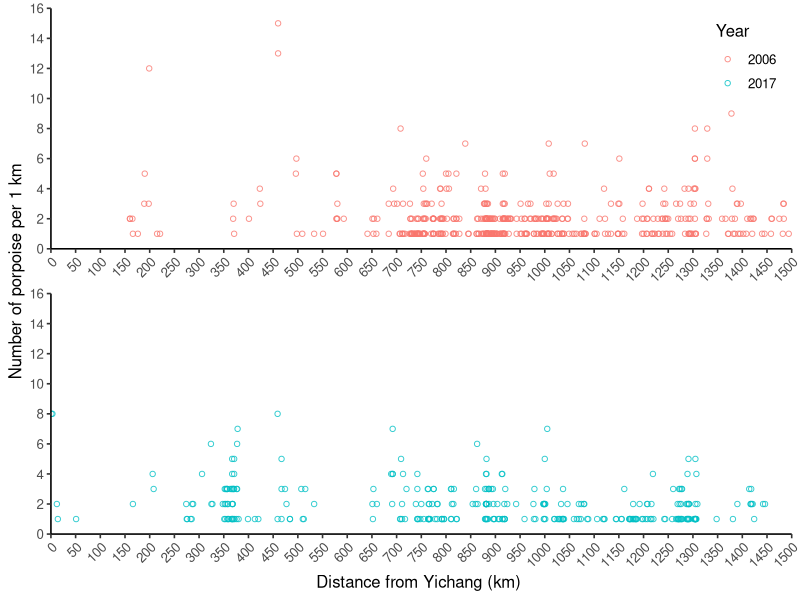
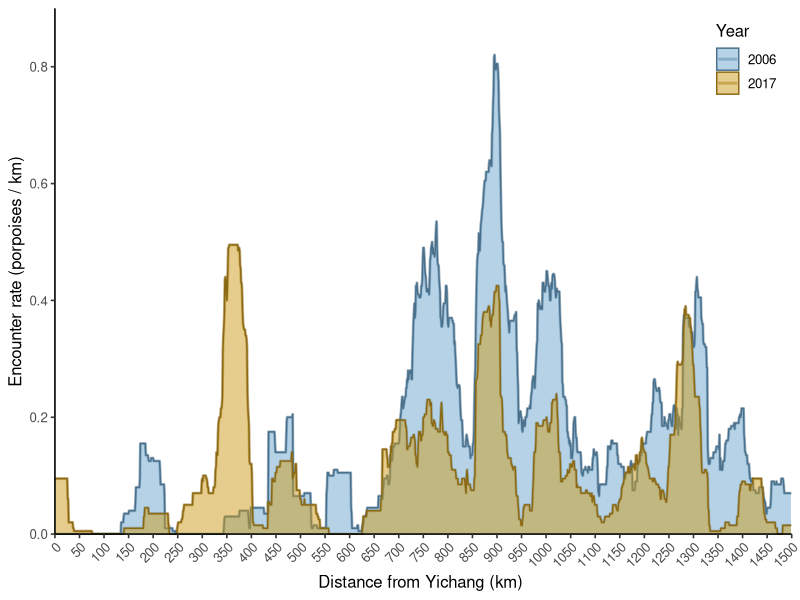

R code for these plots, in order:
## ---- chunk 1
library(tidyverse)
library(zoo)
## ---- chunk 2
yfp <- read.csv("../../data/raw/derived_csv/animal/yfp_sightings_06_17.csv")
yfp <- yfp %>% mutate(., f_year=as.factor(year))
head(yfp, 5)
## ---- chunk 3
yfp_locations <- ggplot(yfp, aes(x=DistMark, y=size, colour = f_year)) +
    geom_point(shape=21, size=1.5, stroke=0.5, alpha=0.8) +
    scale_x_continuous(expand = c(0, 0), limits = c(0, 1500), breaks=seq(0, 1500, 50)) +
    scale_y_continuous(expand = c(0, 0), limits = c(0, 16), breaks=seq(0, 16, 2)) +
    facet_wrap(~f_year, nrow = 2, scales = "free_x") + 
    guides(fill=guide_legend(title="Year"), color=guide_legend(title="Year")) +
    labs (x = "Distance from Yichang (km) ",
          y = "Number of porpoise per 1 km") +
    theme_classic(base_size = 12) +
    theme(axis.text.x = element_text(angle = 45, hjust = 1),
          legend.position = c(.99, .99),
          legend.justification = c("right", "top"),
          legend.box.just = "right",
          strip.text = element_blank(),
          strip.background = element_blank())
yfp_locations
## ---- chunk 4
# ggsave("../../results/figures/fig_S_1_porpoise_sighting_records.png", 
#        yfp_locations, width = 8, height = 6)
## ---- chunk 5
list_data <- list()
year_list <- c(2006, 2017)

for (i in 1:2){
    data <- yfp %>% 
        dplyr::filter(year==year_list[i]) %>%
        dplyr::group_by(DistMark) %>%
        dplyr::summarise(sum_size = sum(size)/4) %>% # the sighting records were 
            # summarized from two survey boats and return trips, thus the number 
            # need to be divided by four
        dplyr::ungroup() %>%
        dplyr::mutate(year=year_list[i])
    list_data[[i]] <- data
}

yfp_sum_1km <- bind_rows(list_data[[1]], list_data[[2]]) %>% rename(size = sum_size)

head(yfp_sum_1km, 5)
## ---- chunk 6
df_mov_aver <- data.frame(
    DistMark = rep(c(0: 1585), 2),
    year = rep(c(2006, 2017), each= 1586),
    f_year = rep(c("2006", "2017"), each = 1586)) %>%
    dplyr::mutate(f_year = as.factor(f_year))
## ---- chunk 7
df_mov_aver <- df_mov_aver %>% 
    left_join(., yfp_sum_1km, by = c("DistMark", "year")) %>%
    mutate_at(vars(size), ~replace(., is.na(.), 0)) 
      # the 1-km-long segments with no porpoise sightings will yield NAs
      # replace NAs after the join
## ---- chunk 8
list_mov_aver <- list()

for (i in 1:2){
   data_mov_aver <- df_mov_aver %>%
     filter(year==year_list[i]) %>%
     mutate(mov_aver = rollapply(size, 50, mean, align=c("center"), fill=NA)) %>%
     filter(DistMark < 1500) %>% # we focus on the 1500 km long river section within [0, 1500)
     mutate(reserve = case_when(DistMark %in% c(209:296, 401: 532, 872:1044, 1088:1147, 1261:1308, 1381:1409) ~ "Y",
                                TRUE ~ "N")) %>%
        # the segments that are identified as reserves
     mutate(reserve_name = case_when(DistMark %in% c(209:296) ~ "shishou",
                                      DistMark %in% c(401: 532) ~ "honghu",
                                      DistMark %in% c(872:1044) ~ "anqing",
                                      DistMark %in% c(1088:1147) ~ "tongling",
                                      DistMark %in% c(1261:1308) ~ "nanjing",
                                      DistMark %in% c(1381:1409) ~ "zhenjiang",
                                      TRUE ~ "non-PAs")) %>%
        # reserve names
     mutate(reserve_without_nj = case_when(DistMark %in% c(209:296, 401: 532, 872:1044, 1088:1147, 1381:1409) ~ "Y",
                                    TRUE ~ "N")) 
        # the segments that are identified as reserves before 2006, Nanjing (1261:1308) was excluded
        # as it was established in 2014
     list_mov_aver[[i]] <- data_mov_aver
}
## ---- chunk 9
# We calculate these values manually, and hard code it into above data frame

# In the year 2006, there was no porpoise sighted within [0, 160], therefore, NAs 
    # in the interval [0, 23] can be easily replaced by 0s.
list_mov_aver[[1]] <- list_mov_aver[[1]] %>%
      mutate_at(vars(mov_aver), ~replace(., is.na(.), 0))

# In 2017, for the interval [0, 49], the following segments hold porpoises:
    # DistMark = 1, i.e., interval [1, 2), porpoise size = 2, 
    # DistMark = 3, i.e., interval [3, 4), porpoise size = 2, 
    # DistMark = 12, i.e., interval [12, 13), porpoise size = 0.5, 
    # DistMark = 14, i.e., interval [14, 15), porpoise size = 0.25.
# Thus, the simple average of the interval [0, 23] all equal to (2 + 2 + 0.5 + 0.25)/50 = 0.095
list_mov_aver[[2]] <- list_mov_aver[[2]] %>%
      mutate_at(vars(mov_aver), ~replace(., is.na(.), 0.095)) 
## ---- chunk 10
data_mov_aver <- bind_rows(list_mov_aver[[1]], list_mov_aver[[2]])
head(data_mov_aver, 5)
tail(data_mov_aver, 5)
str(data_mov_aver)
# write.csv(data_mov_aver, 
#           file = "../../data/analysis_outputs/animal_distribution/yfp_moving_average_06_17.csv", 
#           row.names = FALSE)
## ---- chunk 11
moving_average_porpoise <-
  ggplot(data_mov_aver, aes(x=DistMark, y=mov_aver, colour = f_year)) +
    geom_line(linewidth = 1, alpha = 0.5) +
    geom_area(aes(fill = f_year, group = f_year),
              alpha = 0.5, position = 'identity') + # you want them overlapping, 
      #so we need to specify position = 'identity'.
    scale_fill_manual(values = c("skyblue3", "goldenrod3")) +
    scale_color_manual(values = c("skyblue4", "goldenrod4" )) +
    scale_x_continuous(expand = c(0, 0), limits = c(0, 1500), breaks=seq(0, 1500, 50)) +
    scale_y_continuous(expand = c(0, 0), limits = c(0, 0.9), breaks=seq(0, 0.8, 0.2)) +
    labs (x = "Distance from Yichang (km) ",
          y = "Encounter rate (porpoises / km)") +
    guides(fill=guide_legend(title="Year"), color=guide_legend(title="Year")) +
    theme_classic(base_size = 12) +
    theme(axis.text.x = element_text(angle = 45, hjust = 1),
          legend.position = c(.99, .99),
          legend.justification = c("right", "top"),
          legend.box.just = "right")
moving_average_porpoise
## ---- chunk 12
# ggsave("../../results/figures/fig_2a_moving_avarage_porpoise.png", moving_average_porpoise, width = 8, height = 5)
## ---- chunk 13
# Load the porpoise abundance data calculated for each 1 km segment.
df_mov_aver <- read.csv(file="../../data/analysis_outputs/animal_distribution/yfp_moving_average_06_17.csv")

binwidth = 10

df_seg_mean <- df_mov_aver %>%
    mutate(., groups=cut(x = DistMark,
                         breaks=seq(from=0, to=1500, by = binwidth),
                         dig.lab=5, right = FALSE)) %>%
    group_by(f_year, year, groups, .drop=FALSE) %>%
    summarise(segment_mean = mean(mov_aver)) %>%
    ungroup()
head(df_seg_mean, 5)
## ---- chunk 14
year_list = c(2006, 2017)
data_seg_mean_list = list()

for (i in 1:2){
    data_seg_mean <- df_seg_mean %>%
        filter(year==year_list[i]) %>%
        dplyr:: mutate(group_level = c(1:150)) %>%
        mutate(reserve = case_when(group_level %in% c(22:30, 41:53, 88:104, 110:115, 127:131, 139:141) ~ "Y",
                                   TRUE ~ "N")) %>%
        mutate(reserve_name = case_when(group_level %in% c(22:30) ~ "shishou",
                                         group_level %in% c(41:53) ~ "honghu",
                                         group_level %in% c(88:104) ~ "anqing",
                                         group_level %in% c(110:115) ~ "tongling",
                                         group_level %in% c(127:131) ~ "nanjing",
                                         group_level %in% c(139:141) ~ "zhenjiang",
                                         TRUE ~ "non-PAs")) %>%
        mutate(reserve_without_nj = case_when(group_level %in% c(22:30, 41:53, 88:104, 110:115, 139:141) ~ "Y",
                                       TRUE ~ "N")) %>%
        mutate(reserve = as.factor(reserve),
               reserve_name = as.factor(reserve_name),
               reserve_without_nj = as.factor(reserve_without_nj)) 
    data_seg_mean_list[[i]] <- data_seg_mean
}

## ---- chunk 15
# with(data_seg_mean_list[[1]], plot(group_level, segment_mean, 
#      type="l", lwd=3, xlab="Distance", ylab="Encounter rate"), 
#      axis(side = 1, at = seq(0, 1585, by = 100), tcl = -0.2))
# 
# with(data_seg_mean_list[[2]], plot(group_level, segment_mean, 
#      type="l", lwd=3, xlab="Distance", ylab="Encounter rate"), 
#      axis(side = 1, at = seq(0, 1585, by = 100), tcl = -0.2))
## ---- chunk 16
# Abundance rank data for 2006, when Nanjing is not a reserve
data_06_ranks <- data_seg_mean_list[[1]] %>% 
    mutate(., abund_ranks =cut(segment_mean, 
                        breaks=c(0, 0.05, 0.1, 0.2, 1), 
                        dig.lab=5, right = FALSE)) %>%
    select(groups, f_year, year, abund_ranks, segment_mean, reserve, reserve_without_nj) %>%
    mutate(f_year = as.factor(f_year))

# Abundance rank data for 2017, when Nanjing reserve has been established
data_17_ranks <- data_seg_mean_list[[2]] %>%
    mutate(., abund_ranks =cut(segment_mean, 
                               breaks=c(0, 0.05, 0.1, 0.2, 1), 
                               dig.lab=5, right = FALSE)) %>%
    select(groups, f_year, year, abund_ranks, segment_mean, reserve, reserve_without_nj) %>%
    mutate(f_year = as.factor(f_year))

# combine above two data frame
data_abund_ranks <- bind_rows(data_06_ranks, data_17_ranks) %>% droplevels()

head(data_abund_ranks, 5)
tail(data_abund_ranks, 5)
## ---- chunk 17
# write.csv(data_abund_ranks, 
#           file = "../../data/analysis_outputs/animal_distribution/segment_wise_porpoise_abundance.csv", 
#           row.names = FALSE)
